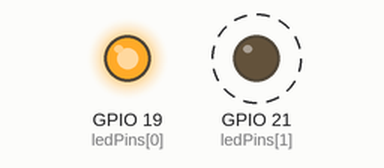
Recording of a sketch running on a simulated ESP32. Parts: output pins drawn as LEDs (lit = HIGH). Dashed ring = blinking.

Above: at 0.05 s.
At 2.6 s:
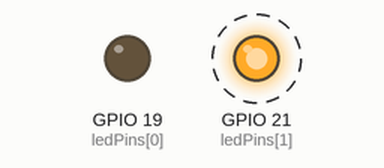
Timing chart, 0 to 3.0 s (numbered marks = the images above):
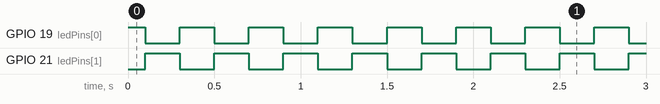

Measured:
- by itself, GPIO 19 (ledPins[0]): repeats every 0.40 s: LOW 0.20 s, HIGH 0.20 s
- by itself, GPIO 21 (ledPins[1]): alternates HIGH for 0.20 s and LOW for 0.20 s
- by itself, everything shown: repeats every 2.0 s, in 10 steps

The sketch:

ForLoopIteration.ino
```cpp
/*
 * Safe version for ESP32
 * Name: Sanaullah Sajib
 */
int timer = 100;

// Define usable GPIO pins (avoid 6-11)
const int ledPins[] = {19, 21}; // Add more if needed
const int ledCount = sizeof(ledPins) / sizeof(ledPins[0]);

void setup() {
  for (int i = 0; i < ledCount; i++) {
    pinMode(ledPins[i], OUTPUT);
  }
}

void loop() {
  // Forward loop
  for (int i = 0; i < ledCount; i++) {
    digitalWrite(ledPins[i], HIGH);
    delay(timer);
    digitalWrite(ledPins[i], LOW);
  }

  // Reverse loop
  for (int i = ledCount - 1; i >= 0; i--) {
    digitalWrite(ledPins[i], HIGH);
    delay(timer);
    digitalWrite(ledPins[i], LOW);
  }
}
```
